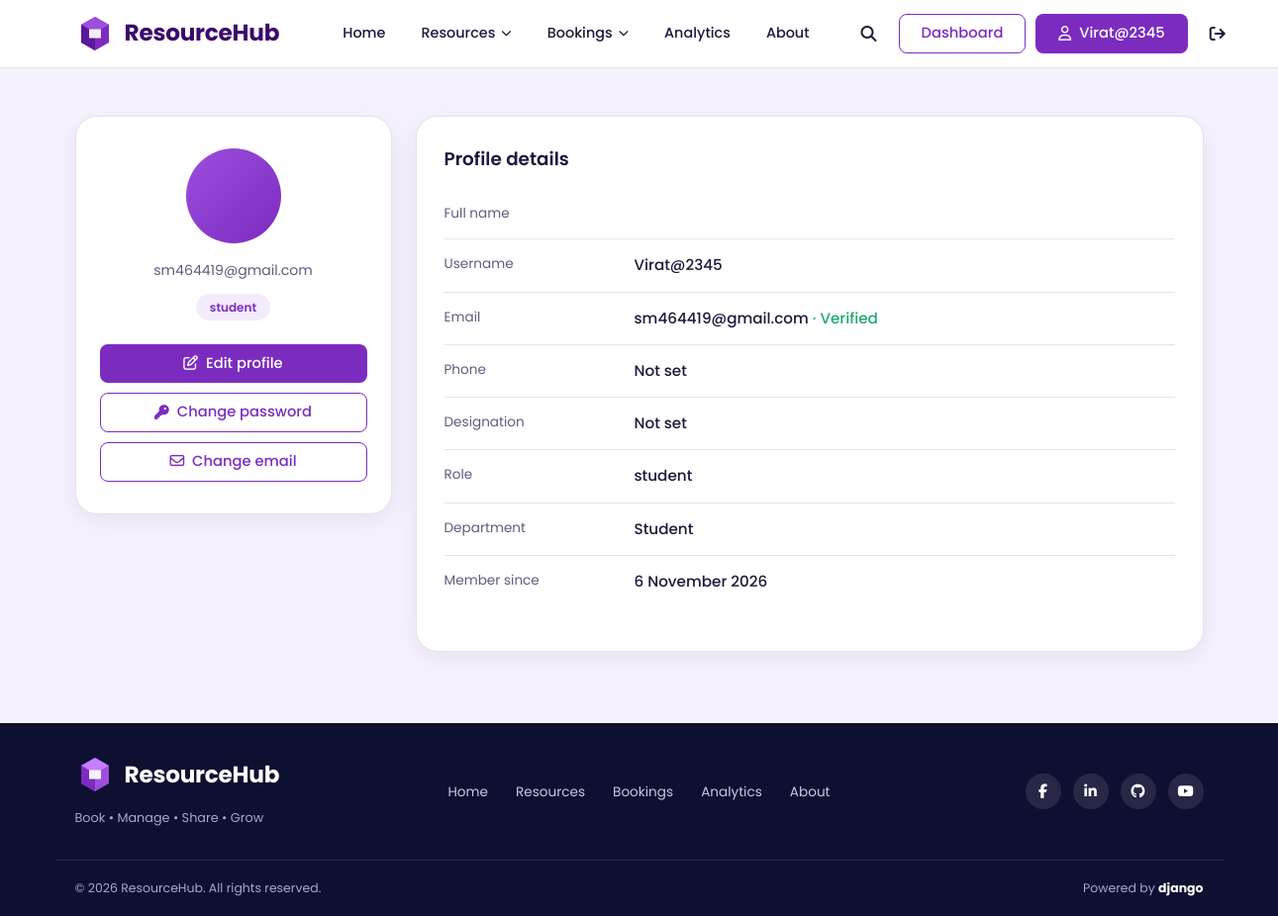
The app's page /accounts/profile/ (signed in), older data.
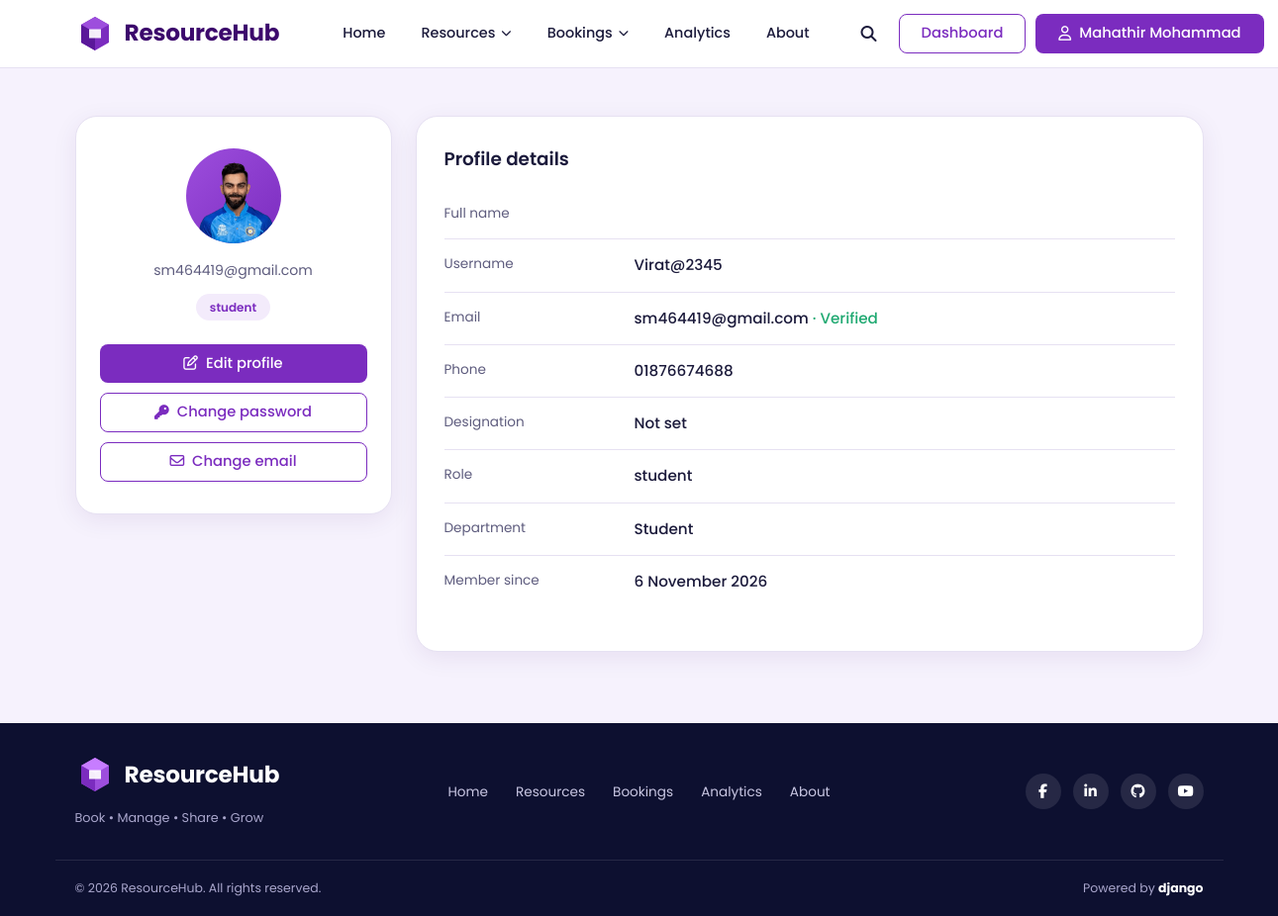
The same page, newer data.
### accounts/models.py (models this page shows, shortened)
class User(AbstractUser):
    ROLE_CHOICES = [
        ("student", "Student"),
        ("teacher", "Teacher"),
        ("admin", "Administrator"),
    ]
    email = models.EmailField(unique=True)
    role = models.CharField(
        max_length=20,
        choices=ROLE_CHOICES,
        default="student",
    )
    department = models.CharField(
        max_length=100,
        blank=True,
    )
    email_verified = models.BooleanField(default=False)

class Profile(models.Model):
    user = models.OneToOneField(
        settings.AUTH_USER_MODEL,
        on_delete=models.CASCADE,
        related_name="profile",
    )
    first_name = models.CharField(
        max_length=120,
        blank=True,
    )
    last_name = models.CharField(
        max_length=100,
        blank=True,
    )
    phone = models.CharField(
        max_length=20,
        blank=True,
    )
    profile_picture = models.ImageField(
        upload_to="profile_pictures/",
        blank=True,
        null=True,
    )
    designation = models.CharField(
        max_length=100,
        blank=True,
    )

### accounts/views.py (the view)
# urls.py: path("profile/", views.view_profile, name="profile"),
@login_required
def view_profile(request):
    profile, created = Profile.objects.get_or_create(
        user=request.user,
    )
    return render(
        request,
        "accounts/profile.html",
        {
            "profile": profile,
            "account": request.user,
        },
    )

### templates/accounts/profile.html (shortened to what this page needs)
{% extends 'core/base.html' %}
{% load static %}
{% block extra_css %}
  <link rel="stylesheet" href="{% static 'css/accounts.css' %}">
{% endblock %}
{% block content %}
<section class="profile-page">
  <div class="container profile-grid">
    <aside class="profile-card">
      <div class="avatar">
        {% if profile.profile_picture %}
          <img src="{{ profile.profile_picture.url }}" alt="{{ display_name }}">
        {% else %}
          {{ display_name|slice:":1" }}
        {% endif %}
      </div>
      <p class="profile-email">{{ user.email }}</p>
      <span class="badge">{{ user.role|default:"Member" }}</span>
      <div class="profile-actions">
        <a class="btn btn-primary btn-block" href="{% url 'accounts:update_profile' %}"><i class="fa-regular fa-pen-to-square" aria-hidden="true"></i> Edit profile</a>
        <a class="btn btn-outline btn-block" href="{% url 'accounts:change_password' %}"><i class="fa-solid fa-key" aria-hidden="true"></i> Change password</a>
        <a class="btn btn-outline btn-block" href="{% url 'accounts:change_email' %}"><i class="fa-regular fa-envelope" aria-hidden="true"></i> Change email</a>
      </div>
    </aside>
    <div class="panel">
      <h2>Profile details</h2>
      <dl class="details">
        <div><dt>Full name</dt><dd>{{ display_name }}</dd></div>
        <div><dt>Username</dt><dd>{{ user.username }}</dd></div>
        <div>
          <dt>Email</dt>
          <dd>
            {{ user.email }}
            {% if user.email_verified %}<span class="verified">&middot; Verified</span>
            {% else %}<span class="unverified">&middot; Not verified</span>{% endif %}
          </dd>
        </div>
        <div><dt>Phone</dt><dd>{{ profile.phone|default:"Not set" }}</dd></div>
        <div><dt>Designation</dt><dd>{{ profile.designation|default:"Not set" }}</dd></div>
        <div><dt>Role</dt><dd>{{ user.role|default:"Not set" }}</dd></div>
        <div><dt>Department</dt><dd>{{ user.department|default:"Not set" }}</dd></div>
        <div><dt>Member since</dt><dd>{{ user.date_joined|date:"j F Y" }}</dd></div>
      </dl>
    </div>
  </div>
</section>
{% endblock %}

### templates/core/base.html (shortened to what the changed rows need)
{% load static %}
<!DOCTYPE html>
<html lang="en">
<head>
  <link rel="stylesheet" href="https://cdnjs.cloudflare.com/ajax/libs/font-awesome/6.5.2/css/all.min.css">
  <link rel="stylesheet" href="{% static 'css/master.css' %}">
  {% block extra_css %}{% endblock %}
</head>
<body>
  {% url 'analytics:analytics_dashboard' as analytics_url %}
  {% url 'core:about' as about_url %}
  {% with app=request.resolver_match.app_name page=request.resolver_match.url_name %}
  <header class="site-header" id="siteHeader">
    <div class="container header-inner">
      <div class="nav-panel">
        <div class="nav-tools">
          <label for="searchToggle" class="icon-btn" title="Search resources">
            <i class="fa-solid fa-magnifying-glass" aria-hidden="true"></i>
          </label>
          {% if user.is_authenticated %}
            {% if user.is_staff or user.is_superuser or user.role == 'admin' %}
              <a class="btn btn-outline" href="{% url 'core:admin_dashboard' %}">Dashboard</a>
            {% else %}
              <a class="btn btn-outline" href="{% url 'accounts:profile' %}">Dashboard</a>
            {% endif %}
            <a class="btn btn-primary" href="{% url 'accounts:profile' %}">
              <i class="fa-regular fa-user" aria-hidden="true"></i> {{ user.profile.first_name|default:user.username }}
            </a>
            <form method="post" action="{% url 'accounts:logout' %}" class="logout-form">
              <button type="submit" class="icon-btn" aria-label="Log out" title="Log out">
                <i class="fa-solid fa-arrow-right-from-bracket" aria-hidden="true"></i>
              </button>
            </form>
          {% else %}
            <a class="btn btn-outline" href="{% url 'accounts:login' %}">Login</a>
            <a class="btn btn-primary" href="{% url 'accounts:register' %}">Register</a>
          {% endif %}
        </div>
      </div>
    </div>
  </header>
  {% endwith %}
  <main id="main">
    {% block content %}{% endblock %}
  </main>
</body>
</html>

Row changes from the older to the newer data that the page shows:
changed User "Virat@2345": profile.first_name "Virat@2345" → "Mahathir Mohammad"
changed Profile "Not set": profile_picture: picture added; phone "Not set" → "01876674688"
